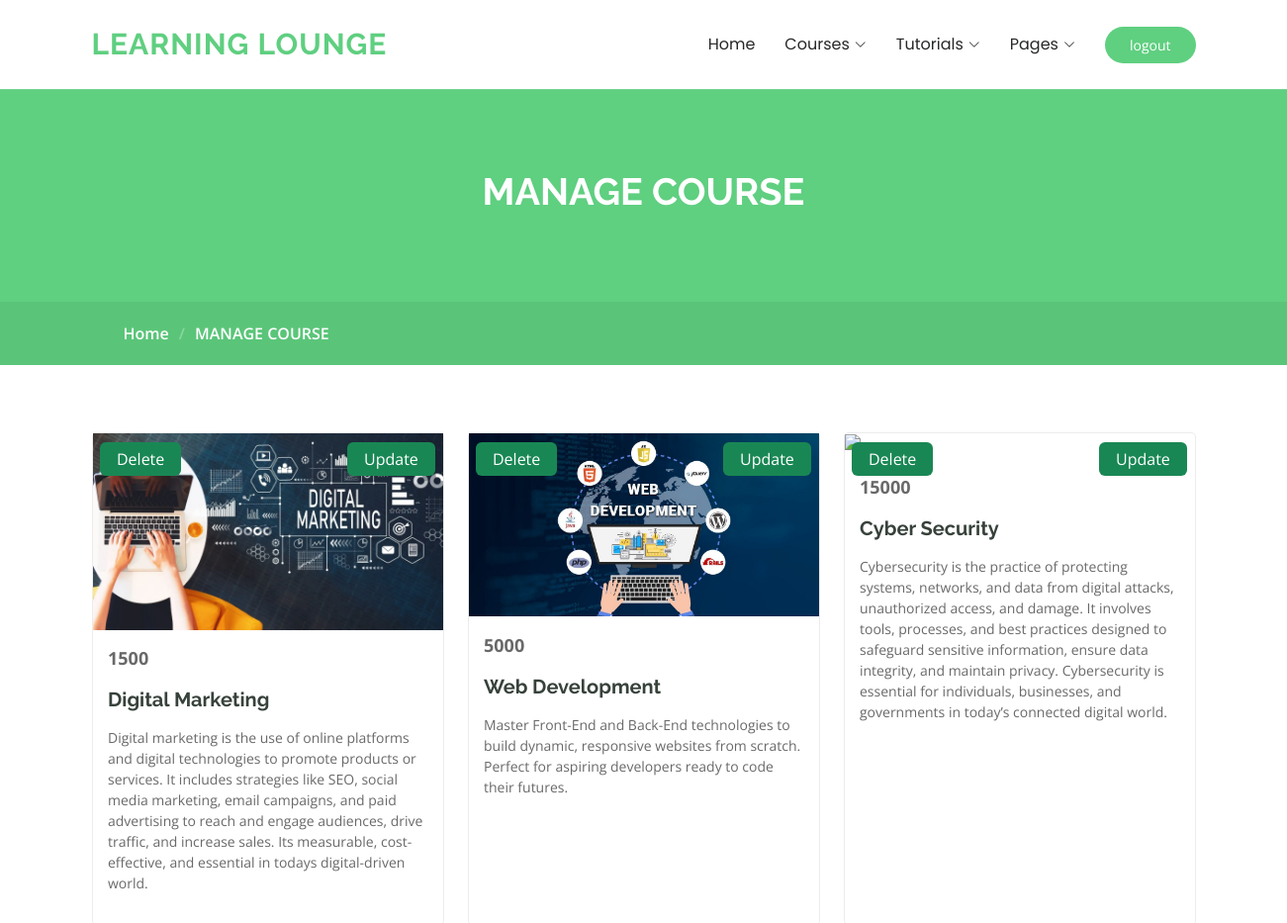
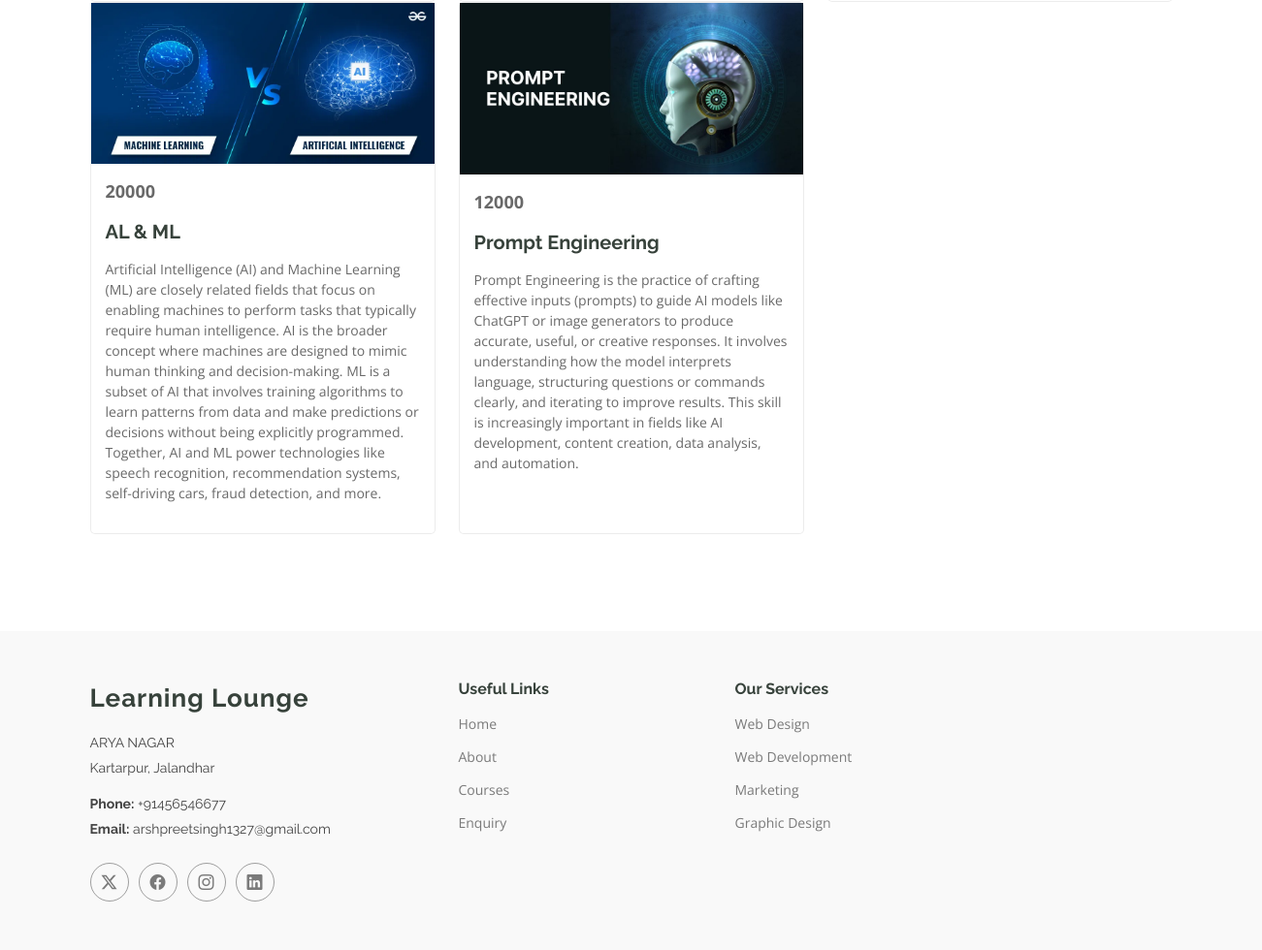
Screenshot of /manage_course.php (signed in) with the database file from the repository (2 pictures, top to bottom).
### tables this page shows
CREATE TABLE `course_category` (
  `id` int(5) NOT NULL,
  `image` varchar(100) NOT NULL,
  `course_name` varchar(50) NOT NULL,
  `course_price` int(6) NOT NULL,
  `description` longtext NOT NULL,
  `free_video` varchar(100) NOT NULL,
  `status` varchar(50) NOT NULL DEFAULT 'activated',
  `created_at` timestamp NOT NULL DEFAULT current_timestamp()
);

### manage_course.php (the view, shortened to what this page needs)
<?php
include("admin_heading.php");
    ?>
<main>
    <div class="page-title" data-aos="fade">
        <div class="heading">
            <div class="container">
                <div class="row d-flex justify-content-center text-center">
                    <div class="col-lg-8">
                        <h1>MANAGE COURSE<br></h1>
                    </div>
                </div>
            </div>
        </div>
        <nav class="breadcrumbs">
            <div class="container">
                <ol>
                    <li><a href="index.php">Home</a></li>
                    <li class="current">MANAGE COURSE<br></li>
                </ol>
            </div>
        </nav>
    </div>
    <section id="contact" class="contact section">
        <section id="courses" class="courses section">
            <div class="container">
                <div class="row">
                    <?php
                    include("config.php");
                    $query = "SELECT * FROM `course_category`";
                    $res = mysqli_query($db, $query);
                    while ($data = mysqli_fetch_assoc($res)) {
                        ?>
                        <div class="col-lg-4 col-md-6 d-flex align-items-stretch" data-aos="zoom-in" data-aos-delay="100">
                            <div class="course-item">
                                <img src="course_image/<?php echo $data['image'];
                                ?>"
                                class="img-fluid" alt="...">
                                <a href="delete_course.php?id=<?php echo $data['id']; ?>" class="text-white">
                                    <button class="text-white bg-success btn px-3 py-1 rounded position-absolute"
                                        style="top: 10px; left: 20px;" name="delete">
                                        Delete
                                    </button>
                                </a>
                                <a href="update_course.php?id=<?php echo $data['id']; ?>" class="text-white">
                                    <button class="btn text-white bg-success px-3 py-1 rounded position-absolute"
                                        style="top: 10px; left: 270px;">
                                        Update
                                    </button>
                                </a>
                                <div class="course-content">
                                    <div class="d-flex justify-content-between align-items-center mb-3">
                                        <p class="price">
                                            <?php
                                            echo $data["course_price"];
                                            ?>
                                        </p>
                                    </div>
                                    <h3><a href="course-details.php">
                                            <?php
                                            echo $data["course_name"];
                                            ?></p>
                                        </a></h3>
                                    <p class="description"><?php echo $data['description']; ?> </p>
                                </div>
                            </div>
                        </div>
                        <?php
                    }
                    ?>
                </div>
            </div>
        </section>
    </section>
</main>
<?php
include("footer.php") ?>

### admin_heading.php (shortened to what this page needs)
<!DOCTYPE html>
<html lang="en">
<head>
  <link href="assets/vendor/bootstrap/css/bootstrap.min.css" rel="stylesheet">
  <link href="assets/vendor/bootstrap-icons/bootstrap-icons.css" rel="stylesheet">
  <link href="assets/vendor/aos/aos.css" rel="stylesheet">
  <link href="assets/vendor/glightbox/css/glightbox.min.css" rel="stylesheet">
  <link href="assets/vendor/swiper/swiper-bundle.min.css" rel="stylesheet">
  <link href="assets/css/main.css" rel="stylesheet">
  <link href="assets/css/color.css" rel="stylesheet">
</head>
<body class="about-page">
  <header id="header" class="header d-flex align-items-center sticky-top">
    <div class="container-fluid container-xl position-relative d-flex align-items-center">
      <a href="dashboard.php" class="logo d-flex align-items-center me-auto">
        <h1 class="sitename">Learning Lounge</h1>
      </a>
      <nav id="navmenu" class="navmenu">
        <ul>
          <li><a href="dashboard.php">Home<br></a></li>
          <li class="dropdown"><a href="#"><span>Courses</span> <i class="bi bi-chevron-down toggle-dropdown"></i></a>
          </li>
          <li class="dropdown"><a href="#"><span>Tutorials</span> <i class="bi bi-chevron-down toggle-dropdown"></i></a>
          </li>
          <li class="dropdown"><a href="#"><span>Pages</span> <i class="bi bi-chevron-down toggle-dropdown"></i></a>
          </li>
        </ul>
      </nav>
      <?php
      if(isset($_SESSION["email"])){
        echo "<a class='btn-getstarted' href='logout.php'>logout</a>";
      }
      else{
        echo "<a class='btn-getstarted' href='admin_login.php'>Admin Login</a>";
      }
      ?>
    </div>
  </header>

### footer.php (shortened to what this page needs)
<footer id="footer" class="footer position-relative light-background">
  <div class="container footer-top">
    <div class="row gy-4">
      <div class="col-lg-4 col-md-6 footer-about">
        <a href="index.php" class="logo d-flex align-items-center">
          <span class="sitename">Learning Lounge</span>
        </a>
        <div class="footer-contact pt-3">
          <p>ARYA NAGAR</p>
          <p>Kartarpur, Jalandhar</p>
          <p class="mt-3"><strong>Phone:</strong> <span>+91456546677</span></p>
          <p><strong>Email:</strong> <span>arshpreetsingh1327@gmail.com</span></p>
        </div>
        <div class="social-links d-flex mt-4">
          <a href=""><i class="bi bi-twitter-x"></i></a>
          <a href=""><i class="bi bi-facebook"></i></a>
          <a href=""><i class="bi bi-instagram"></i></a>
          <a href=""><i class="bi bi-linkedin"></i></a>
        </div>
      </div>
      <div class="col-lg-3 col-md-4 footer-links">
        <h4>Useful Links</h4>
        <ul>
          <li><a href="#">Home</a></li>
          <li><a href="#">About</a></li>
          <li><a href="#">Courses</a></li>
          <li><a href="#">Enquiry</a></li>
        </ul>
      </div>
      <div class="col-lg-3 col-md-4 footer-links">
        <h4>Our Services</h4>
        <ul>
          <li><a href="#">Web Design</a></li>
          <li><a href="#">Web Development</a></li>
          <li><a href="#">Marketing</a></li>
          <li><a href="#">Graphic Design</a></li>
        </ul>
      </div>
    </div>
  </div>
</footer>
</body>
</html>

### rows the page displays
course_category: image (picture), course_price "1500", course_name "Digital Marketing", description "Digital marketing is the use of online platforms and digital technologies to promote products or services. It includes strategies like SEO, social media marketing, email campaigns, and paid advertising to reach and engage audiences, drive traffic, and increase sales. Its measurable, cost-effective, and essential in todays digital-driven world."
course_category: image (picture), course_price "5000", course_name "Web Development", description "Master Front-End and Back-End technologies to build dynamic, responsive websites from scratch. Perfect for aspiring developers ready to code their futures."
course_category: course_price "15000", course_name "Cyber Security", description "Cybersecurity is the practice of protecting systems, networks, and data from digital attacks, unauthorized access, and damage. It involves tools, processes, and best practices designed to safeguard sensitive information, ensure data integrity, and maintain privacy. Cybersecurity is essential for individuals, businesses, and governments in today’s connected digital world."
course_category: image (picture), course_price "20000", course_name "AL & ML", description "Artificial Intelligence (AI) and Machine Learning (ML) are closely related fields that focus on enabling machines to perform tasks that typically require human intelligence. AI is the broader concept where machines are designed to mimic human thinking and decision-making. ML is a subset of AI that involves training algorithms to learn patterns from data and make predictions or decisions without being explicitly programmed. Together, AI and ML power technologies like speech recognition, recommendation systems, self-driving cars, fraud detection, and more."
course_category: image (picture), course_price "12000", course_name "Prompt Engineering", description "Prompt Engineering is the practice of crafting effective inputs (prompts) to guide AI models like ChatGPT or image generators to produce accurate, useful, or creative responses. It involves understanding how the model interprets language, structuring questions or commands clearly, and iterating to improve results. This skill is increasingly important in fields like AI development, content creation, data analysis, and automation."
